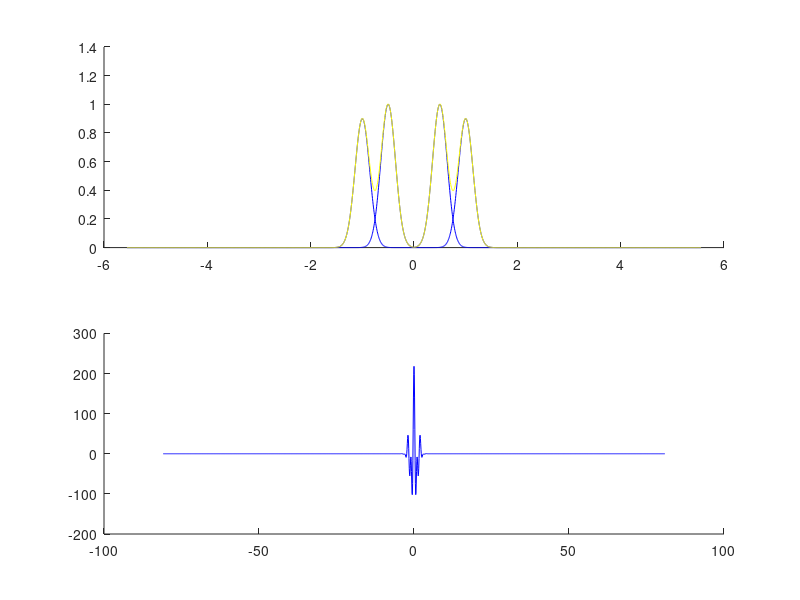

Here is the MATLAB script that generated this plot:

clear all
clc


%% user input
dt = 0.09;          % time step
fs = 1/dt;          % sampling frequency

% number of time samples for causal branch, i.e. from 0 to end
nt = 900;

n_noise_sources = 2;
f_peak = [0.5, 1];
bandwidth = [0.2, 0.2];
strength = [1, 0.9];


%% consider time series centered around 0
t = -(nt-1)*dt:dt:(nt-1)*dt;
nt = length(t);     % number of time samples

% set up frequency coordinates, plus some helper variables
f = linspace( -fs/2, fs/2, nt );
nf = length(f);
w = 2*pi*f;
dw = w(2) - w(1);


%% set up two sided power spectral density
psd = zeros( nf, n_noise_sources);
for ns = 1:n_noise_sources
    psd(:,ns) = strength(ns) * exp( -(abs(f)-f_peak(ns)).^2 / bandwidth(ns)^2 );
%     psd(:,ns) = double(f>=0)' .* psd(:,ns);
end

% compute spectrum
% spectrum = sqrt( psd(:,1) );

% plot spectrum
figure(1)
clf
subplot(2,1,1)
hold on
plot(f, psd, 'b')


%% on the fly inverse Fourier transform
% ifft_coeff = zeros(nt,n_sample) + 1i*zeros(nt,n_sample);
% for n = 1:nt
%     for k = 1:n_sample
%         ifft_coeff(n,k) = 1/sqrt(2*pi) * exp( 1i*w_sample(k)*t(n) ) * dw;
%     end
% end
% 
% tic
% x_time_otf = zeros(nt,1);
% for n = 1:nt
%     for k = 1:n_sample
%             for ns = 1:n_noise_sources
%                 x_time_otf(n) = x_time_otf(n) + spectrum(k,ns) * ifft_coeff(n,k);
%             end
%     end
% end
% toc


%% inverse Fourier transform based on ifft
tic
x_time_ifft = zeros( 1, nt );
for ns = 1:n_noise_sources
    x_time_ifft(1,:) = x_time_ifft(1,:) + fftshift( ifft( ifftshift( psd(:,ns) ) * nt ) )';
end
toc


%% plotting
subplot(2,1,2)
hold on

% plot( t, real(x_time_otf), 'r' )
plot( t, real(x_time_ifft), 'b' )
% plot( t, imag(x_time_ifft), 'r' )

% plot( t, real(x_time)/max(real(x_time)), 'r' )
% plot( t, real(x_time2)/max(real(x_time2)), 'b' )

% xlim([-10 10])



%% compute amplitude spectrum
% x_time_ifft = sin( 2*pi*t*0.5 );
% figure(2)
% plot(t,x_time_ifft)

% x_fft_otf = fftshift( fft( ifftshift( x_time_otf ) ) / nt );
x_fft_ifft = fftshift( fft( ifftshift(x_time_ifft) ) / nt );

% f0 = find( f_sample == 0 );
% f_sample_2 = f_sample( f0:end );
% x_fft = 2 * x_fft( f0+1:end-1 );

figure(1)
subplot(2,1,1)
hold on
% plot( f_sample, x_fft_otf.*conj(x_fft_otf), 'r' )
% plot( f, x_fft_ifft.*conj(x_fft_ifft), 'r' )
plot( f, abs(x_fft_ifft), 'y' )

